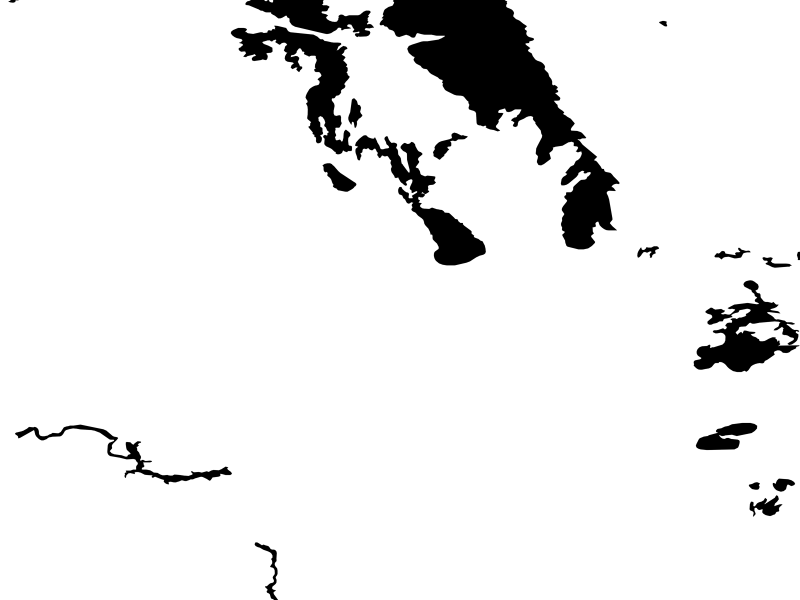
#> input picture productions/pemmican-1814/assets/maps/cache/land_region.png, 2400 x 1800 px (shown at 1/3 size); its folder holds 2 pictures in this run; the run also reads 1 picture not shown here
$ python export_basemap.py
#> lines starting #> are read from the running program, lines starting #| are printed output that depends on the picture; pictures that were not available may be replaced by others from this repository, and a replacement may not be noted
### productions/pemmican-1814/tools/film/maps.py
"""Animated cartography: orthographic projection, styled relief, Natural Earth vectors (public domain).

A map frame = MapCam(lon0, lat0, scale) + layers drawn with Skia + animated overlays
(routes that draw on, labels, markers, areas). Units: `scale` = pixels (at 1920 width) per
degree of arc at the projection centre (R = scale * 180/pi).
"""
import os, json, math, pickle, functools
import numpy as np
import cv2
import skia
from . import core, text as T
from .core import seg, ease_io, ease_out, clamp

MAPS = os.path.join(core.ROOT, 'assets/maps')
CACHE = os.path.join(MAPS, 'cache')
RELIEF = '/usr/local/lib/python3.13/dist-packages/mpl_toolkits/basemap_data/shadedrelief.jpg'

# palette
WATER = core.hexc('#121a20')
LAND = core.hexc('#2c281f')
LAKE_EDGE = '#3b5160'
RIVER = '#5b7787'
COAST = '#56656c'
BORDER = '#8d826f'
LABEL_WATER = '#94adb9'


# ------------------------------------------------------------------ data
def _load_geojson(name, bbox=None, kind='line'):
    os.makedirs(CACHE, exist_ok=True)
    cp = os.path.join(CACHE, f'{name}_{bbox}.pkl')
    if os.path.exists(cp):
        return pickle.load(open(cp, 'rb'))
    gj = json.load(open(os.path.join(MAPS, name + '.geojson')))
    out = []
    for f in gj['features']:
        g = f['geometry']
        if g is None:
            continue
        props = f.get('properties', {})
        if g['type'] in ('LineString', 'Polygon'):
            parts = [g['coordinates']] if g['type'] == 'LineString' else g['coordinates']
        elif g['type'] in ('MultiLineString', 'MultiPolygon'):
            parts = g['coordinates'] if g['type'] == 'MultiLineString' else [r for poly in g['coordinates'] for r in poly]
        else:
            continue
        for p in parts:
            a = np.array(p, np.float64)[:, :2]
            if bbox:
                lo0, la0, lo1, la1 = bbox
                if a[:, 0].max() < lo0 or a[:, 0].min() > lo1 or a[:, 1].max() < la0 or a[:, 1].min() > la1:
                    continue
            out.append((a, {k: props.get(k) for k in ('name', 'scalerank', 'featurecla', 'NAME', 'ADMIN', 'min_zoom', 'strokeweig')}))
    pickle.dump(out, open(cp, 'wb'))
    return out


NA_BBOX = (-175, 20, -40, 85)


@functools.lru_cache(maxsize=None)
def layer(name, bbox=NA_BBOX):
    return _load_geojson(name, bbox)


@functools.lru_cache(maxsize=1)
def relief_tex():
    im = cv2.imread(RELIEF, cv2.IMREAD_COLOR)[:, :, ::-1].astype(np.float32) / 255.0
    lum = im @ np.array([0.3, 0.59, 0.11], np.float32)
    # hillshade-ish: normalise local contrast, tint to umber
    lum = cv2.GaussianBlur(lum, (0, 0), 1.0)
    shade = np.clip((lum - 0.25) * 1.6, 0, 1)
    base = np.array(LAND, np.float32)
    hi = np.array(core.hexc('#4d4434'), np.float32)
    tex = base[None, None] * (1 - shade[..., None]) + hi[None, None] * shade[..., None]
    return tex.astype(np.float32)


# ------------------------------------------------------------------ projection
class MapCam:
    def __init__(self, lon0, lat0, scale, rot=0.0):
        self.lon0, self.lat0, self.scale, self.rot = lon0, lat0, scale, rot
        self.R = scale * 180 / math.pi * core.W / 1920

    # [11 lines left out: function project, not called in this run]

    def p(self, lon, lat):
        x, y, v = self.project(np.array([lon]), np.array([lat]))
        return float(x[0]), float(y[0])

    def inverse_grid(self, step=1):
        h, w = core.H // step, core.W // step
        ys, xs = np.mgrid[0:h, 0:w].astype(np.float32)
        x = (xs * step - core.W / 2) / self.R
        y = -(ys * step - core.H / 2) / self.R
        if self.rot:
            a = -math.radians(self.rot)
            x, y = x * math.cos(a) - y * math.sin(a), x * math.sin(a) + y * math.cos(a)
        rho = np.sqrt(x * x + y * y)
        valid = rho < 1.0
        c = np.arcsin(np.clip(rho, 0, 1))
        p0, l0 = math.radians(self.lat0), math.radians(self.lon0)
        with np.errstate(invalid='ignore', divide='ignore'):
            phi = np.arcsin(np.cos(c) * math.sin(p0) + np.where(rho > 0, y * np.sin(c) * math.cos(p0) / rho, 0))
            lam = l0 + np.arctan2(x * np.sin(c), rho * np.cos(c) * math.cos(p0) - y * np.sin(c) * math.sin(p0))
        return np.degrees(lam), np.degrees(phi), valid


# [15 lines left out: function lerp_cam, not called in this run]


# ------------------------------------------------------------------ base map
# Land/lake masks are pre-rasterized in lon/lat (equirectangular) space and resampled per frame.
GLOBAL_PPD = 24            # pixels per degree for the global mask (2.5 arcmin)
REGION = (-104.0, 46.0, -94.0, 53.5)   # Red River / Assiniboine detail window
REGION_PPD = 240


# [20 lines left out: function _raster_eq, not called in this run]


@functools.lru_cache(maxsize=4)
def land_raster(which):
    cp = os.path.join(CACHE, f'land_{which}.png')
    if os.path.exists(cp):
        return cv2.imread(cp, cv2.IMREAD_GRAYSCALE)
    if which == 'global':
        m = _raster_eq([layer('ne_10m_land', (-180, -90, 180, 90))], (-180, -90, 180, 90), GLOBAL_PPD)
    else:
        m = _raster_eq([layer('ne_10m_land')], REGION, REGION_PPD)
    cv2.imwrite(cp, m)
    return m


def _land_mask(cam):
    lon, lat, valid = cam.inverse_grid(step=2)
    g = land_raster('global')
    mx = ((lon + 180) * GLOBAL_PPD).astype(np.float32) % g.shape[1]
    my = ((90 - lat) * GLOBAL_PPD).astype(np.float32)
    m = cv2.remap(g, mx, my, cv2.INTER_LINEAR, borderMode=cv2.BORDER_WRAP).astype(np.float32) / 255
    if cam.scale > 40:
        r = land_raster('region')
        lo0, la0, lo1, la1 = REGION
        rx = ((lon - lo0) * REGION_PPD).astype(np.float32)
        ry = ((la1 - lat) * REGION_PPD).astype(np.float32)
        inside = (lon > lo0 + 0.05) & (lon < lo1 - 0.05) & (lat > la0 + 0.05) & (lat < la1 - 0.05)
        rm = cv2.remap(r, rx, ry, cv2.INTER_LINEAR, borderMode=cv2.BORDER_CONSTANT).astype(np.float32) / 255
        m = np.where(inside, rm, m)
    m = m * valid
    return cv2.resize(m, (core.W, core.H), interpolation=cv2.INTER_LINEAR)


def _view_bbox(cam):
    lon, lat, valid = cam.inverse_grid(step=48)
    if not valid.any():
        return (-180, -90, 180, 90)
    lo, la = lon[valid], lat[valid]
    pad = 2.0
    return (lo.min() - pad, la.min() - pad, lo.max() + pad, la.max() + pad)


# [4 lines left out: function _feature_bboxes, not called in this run]


def _cv_lines(img, cam, name, col, alpha, width, bbox=NA_BBOX, max_rank=None, dash=False, vb=None):
    data = layer(name, bbox)
    if not data:
        return
    bbs = _feature_bboxes(name, bbox)
    vb = vb or _view_bbox(cam)
    sel = (bbs[:, 2] >= vb[0]) & (bbs[:, 0] <= vb[2]) & (bbs[:, 3] >= vb[1]) & (bbs[:, 1] <= vb[3])
    polys = []
    step = 1 if cam.scale > 30 else 2 if cam.scale > 12 else 4
    for i in np.nonzero(sel)[0]:
        a, pr = data[i]
        if max_rank is not None:
            r = pr.get('scalerank')
            if r is not None and r > max_rank:
                continue
        a = a[::step] if len(a) > 2 * step else a
        x, y, v = cam.project(a[:, 0], a[:, 1])
        if not v.all():
            continue
        pts = (np.c_[x, y] * 16).astype(np.int32)
        if dash:
            for k in range(0, len(pts) - 1, 2):
                polys.append(pts[k:k + 2])
        else:
            polys.append(pts)
    if not polys:
        return
    layer_ = np.zeros(img.shape[:2], np.float32)
    w = max(1, int(round(width * core.W / 1920)))
    cv2.polylines(layer_, polys, False, 1.0, thickness=w, lineType=cv2.LINE_AA, shift=4)
    a = (layer_ * alpha)[:, :, None]
    img *= (1 - a)
    img += np.array(core.hexc(col), np.float32) * a


def _lakes_edges(img, cam, vb):
    _cv_lines(img, cam, 'ne_10m_lakes', LAKE_EDGE, 0.7, 1.0, vb=vb)


def base(cam, relief=1.0, borders=0.35, graticule=0.06, rivers=1.0, detail='10m'):
    """Return float RGB base map for camera."""
    frame = core.blank(WATER)
    lon, lat, valid = cam.inverse_grid(step=2)
    tex = relief_tex()
#> in relief_tex, `lum = im @ np.array([0.3, 0.59, 0.11], np.float32)`:
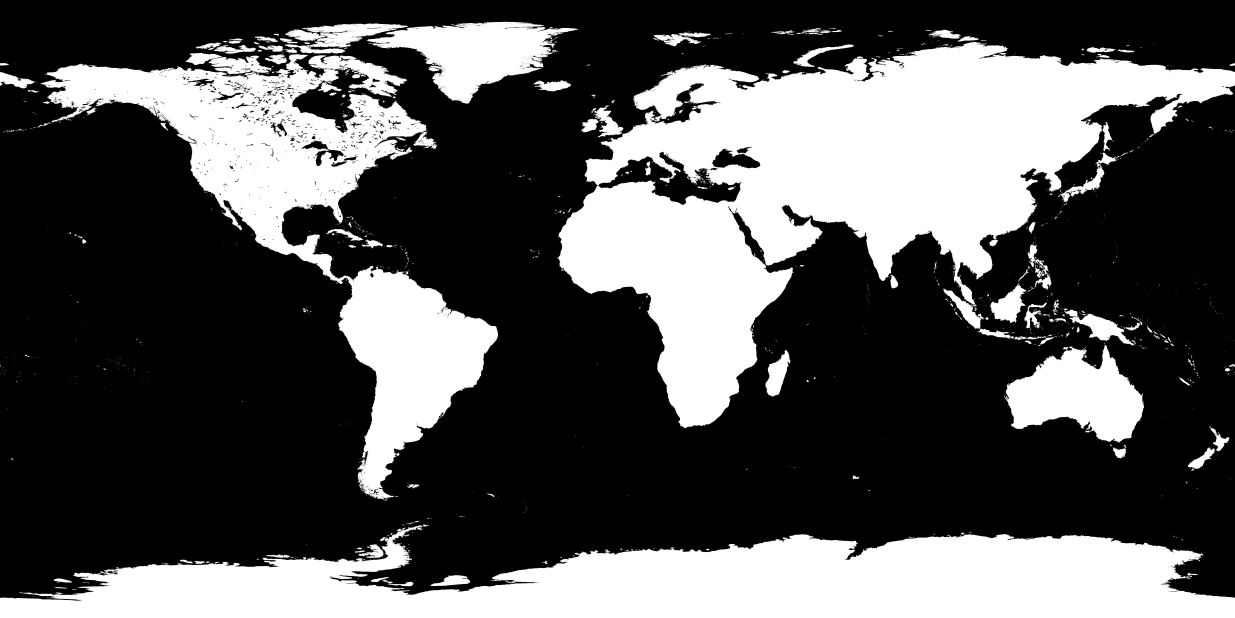
#> lum: shape (4320, 8640) float32 (shown at 1/7 size); min 0, max 1, mean 0.334
    th, tw = tex.shape[:2]
#> th = 4320; tw = 8640
    mx = ((lon + 180) / 360 * tw).astype(np.float32) % tw
    my = ((90 - lat) / 180 * th).astype(np.float32)
    rel = cv2.remap(tex, mx, my, cv2.INTER_LINEAR, borderMode=cv2.BORDER_WRAP)
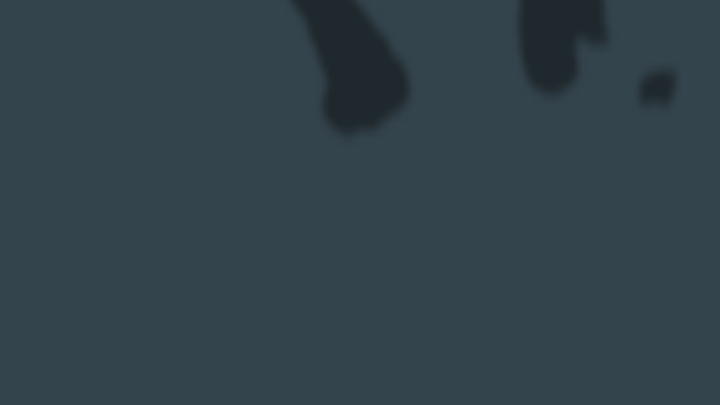
#> rel: shape (810, 1440, 3) float32 (shown at 1/2 size); mean of channels 0, 1, 2 0.295, 0.262, 0.198; drawn as B, G, R
    rel = cv2.resize(rel, (core.W, core.H), interpolation=cv2.INTER_LINEAR)
#> rel: shape (1620, 2880, 3) float32
    vmask = cv2.resize(valid.astype(np.float32), (core.W, core.H), interpolation=cv2.INTER_LINEAR)[:, :, None]
    land = _land_mask(cam)[:, :, None]
#> in _land_mask, `m = cv2.remap(g, mx, my, cv2.INTER_LINEAR, borderMode=cv2.BORDER_WRAP)..`:
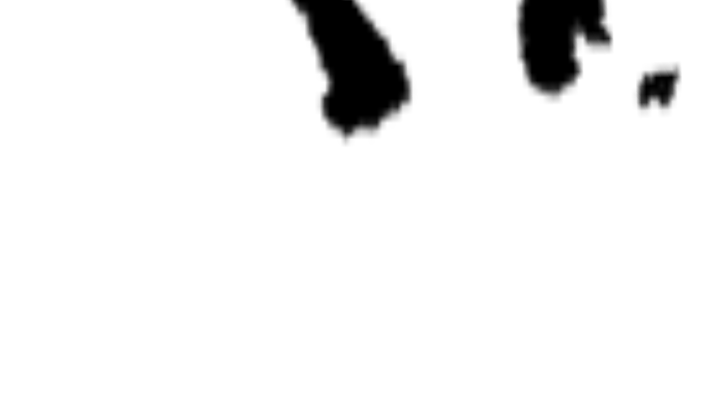
#> m: shape (810, 1440) float32 (shown at 1/2 size); min 0, max 1, mean 0.945
#> call 2 of land_raster, with which = 'region'
#> in land_raster, returned value is the input picture: shape (1800, 2400); min 0, max 255, mean 234.7
#> in _land_mask, `rm = cv2.remap(r, rx, ry, cv2.INTER_LINEAR, borderMode=cv2.BORDER_CONS..`:
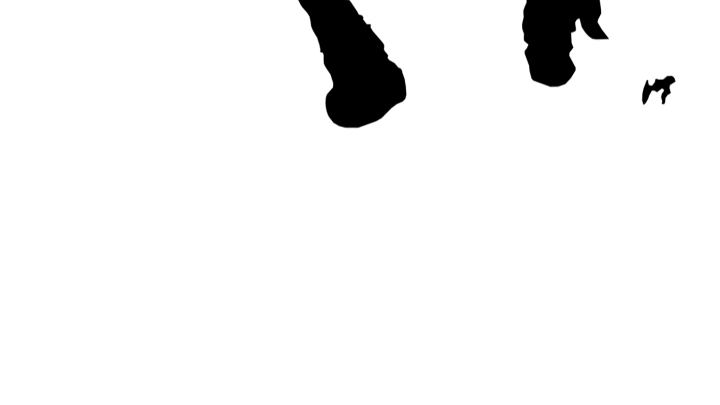
#> rm: shape (810, 1440) float32 (shown at 1/2 size); min 0, max 1, mean 0.955
#> in _land_mask, `m = np.where(inside, rm, m)`: inside: shape (810, 1440) bool; every value is 1
    flat = np.array(LAND, np.float32)
    landc = flat + (rel - flat) * relief
    frame = frame * (1 - land) + landc * land
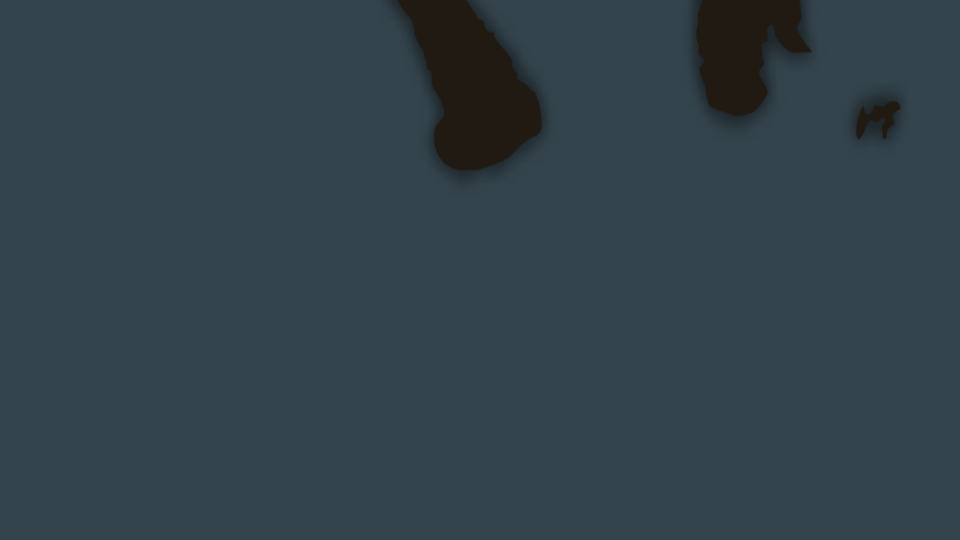
#> frame: shape (1620, 2880, 3) float32 (shown at 1/3 size); mean of channels 0, 1, 2 0.283, 0.251, 0.196; drawn as B, G, R
    frame = frame * vmask + np.array(core.hexc('#0b0d0f'), np.float32) * (1 - vmask)
    vb = _view_bbox(cam)
    if graticule:
        _cv_lines(frame, cam, 'ne_10m_graticules_10', '#c8bfae', graticule, 1.0, bbox=None, vb=vb)
    _lakes_edges(frame, cam, vb)
    if rivers:
        lw = 1.2 * clamp(cam.scale / 40, 0.8, 2.4)
        rank = 3 if cam.scale < 12 else 5 if cam.scale < 30 else 7 if cam.scale < 80 else 12
        _cv_lines(frame, cam, 'ne_10m_rivers_lake_centerlines', RIVER, 0.8 * rivers, lw, max_rank=rank, vb=vb)
        if cam.scale >= 30:
            _cv_lines(frame, cam, 'ne_10m_rivers_north_america', RIVER, 0.6 * rivers, lw * 0.8,
                      max_rank=9 if cam.scale < 80 else 12, vb=vb)
    _cv_lines(frame, cam, 'ne_10m_coastline' if cam.scale > 12 else 'ne_50m_coastline', COAST, 0.6, 1.0,
              bbox=NA_BBOX if cam.scale > 12 else None, vb=vb)
    if borders:
        _cv_lines(frame, cam, 'ne_10m_admin_0_boundary_lines_land', BORDER, borders, 1.3, dash=True, vb=vb)
        if cam.scale > 15:
            _cv_lines(frame, cam, 'ne_10m_admin_1_states_provinces_lines', BORDER, borders * 0.5, 1.0, dash=True, vb=vb)
    return frame


# ------------------------------------------------------------------ overlays
# [133 lines left out: functions route, _catmull, marker, area_label, polygon, country_outline and 1 more, not called in this run]

### productions/pemmican-1814/tools/film/core.py
"""Compositor core: timing, easing, image I/O, 2.5D parallax layers, atmosphere, grade, grain.

All frame buffers are float32 RGB in [0,1] (display-referred, sRGB-encoded), shape (H, W, 3).
Layers with alpha are (H, W, 4) straight alpha.
"""
import os, json, math, functools
import numpy as np
import cv2

ROOT = os.path.dirname(os.path.dirname(os.path.dirname(os.path.abspath(__file__))))
W, H, FPS = 1920, 1080, 30


def set_size(w, h):
    global W, H
    W, H = w, h


# ------------------------------------------------------------------ timing
@functools.lru_cache(maxsize=1)
def timing():
    return json.load(open(os.path.join(ROOT, 'audio/narration/timing.json')))


# [34 lines left out: function anchor, not called in this run]


# ------------------------------------------------------------------ easing
def clamp(x, a=0.0, b=1.0):
    return a if x < a else b if x > b else x


def ease_io(x):           # smooth in-out (cubic)
    x = clamp(x)
    return x * x * (3 - 2 * x)


def ease_io5(x):          # smoother (quintic)
    x = clamp(x)
    return x * x * x * (x * (x * 6 - 15) + 10)


def ease_out(x, p=3):
    x = clamp(x)
    return 1 - (1 - x) ** p


def ease_in(x, p=2):
    x = clamp(x)
    return x ** p


def lerp(a, b, t):
    return a + (b - a) * t


# [27 lines left out: functions seg, load_image, not called in this run]


def blank(color=(0, 0, 0)):
    f = np.empty((H, W, 3), np.float32)
    f[:] = color
    return f


def hexc(h):
    h = h.lstrip('#')
    return tuple(int(h[i:i + 2], 16) / 255 for i in (0, 2, 4))


# ------------------------------------------------------------------ transforms
# [14 lines left out: function affine, not called in this run]


def warp(img, M, border=cv2.BORDER_REFLECT):
    return cv2.warpAffine(img, M, (W, H), flags=cv2.INTER_LINEAR, borderMode=border)


# [9 lines left out: function over, not called in this run]


_LUM = np.array([[0.2126, 0.7152, 0.0722]], np.float32)


def luma(img):
    return cv2.transform(np.ascontiguousarray(img, np.float32), _LUM)


# ------------------------------------------------------------------ atmosphere
# [15 lines left out: function _fbm_tile, not called in this run]


@functools.lru_cache(maxsize=4)
def _fog_big(seed, tw, th):
    return cv2.resize(_fbm_tile(1024, seed), (tw, th), interpolation=cv2.INTER_LINEAR)


# [17 lines left out: function fog_layer, not called in this run]


class Particles:
    """Deterministic 2D particle field (dust motes, snow, embers) with depth-based parallax."""

    # [77 lines left out: functions __init__, draw, grade, bloom, _vignette, _grain_bank, not called in this run]


_SPLIT = np.array([[-0.35, 0.3], [0.05, 0.08], [0.3, -0.3]], np.float32)   # rows R,G,B; cols shadows, highlights


# [28 lines left out: functions film_look, finish, not called in this run]


def to_u8(img):
    return (np.clip(img, 0, 1) * 255 + 0.5).astype(np.uint8)

### studio/tests/souris_map/export_basemap.py
"""Export the base map (Natural Earth relief, rivers, lakes; as in the film's mapseq.souris) at 2880x1620 and the
projected positions of the colony, the route and the North West Company post, for the HyperFrames composition."""
import os, sys, json
import numpy as np
import cv2
HERE = os.path.dirname(os.path.abspath(__file__))
sys.path.insert(0, os.path.join(HERE, '../../../productions/pemmican-1814/tools'))
from film import core
core.set_size(2880, 1620)                       # 1.5 x the film frame, so the camera can push in and stay sharp
from film import maps as M, mapseq as MS

cam = M.MapCam(-98.3, 49.8, 520)                # the film's start camera for this map
#> (the run stopped early here; a loop or call above may not have finished)
